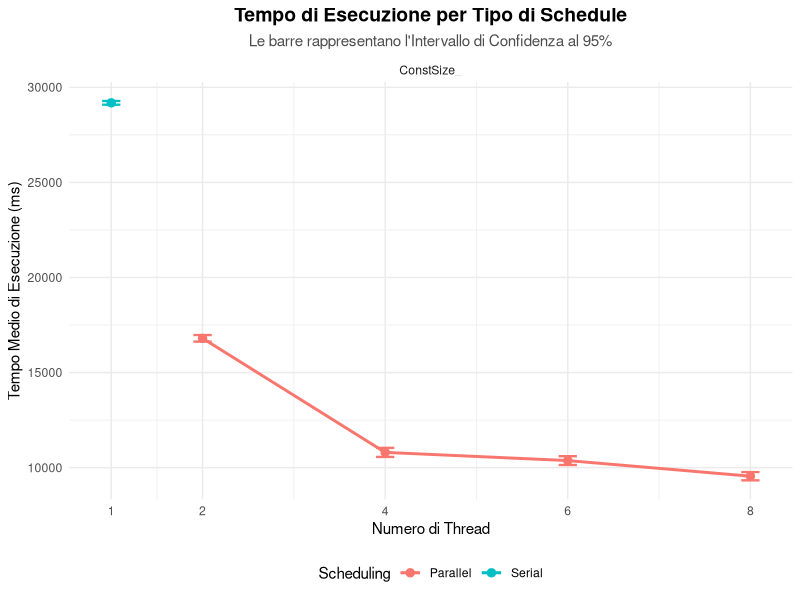
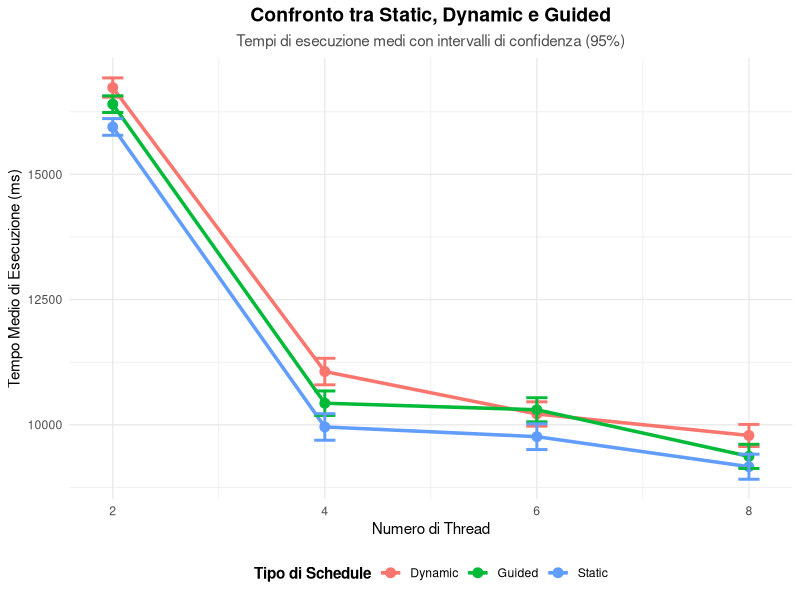

Recreate these plots in R, in order.
## ---- chunk 1
library(tidyverse)
library(dplyr)
library(knitr)
# library(patchwork)

theme_set(theme_minimal())

theme_update(
  plot.title = element_text(face = "bold", hjust = 0.5),
  legend.position = "bottom"
)
## ---- chunk 2
# 1. Lettura e combinazione dei 6 dataset
df_collapse <- read_csv("data/benchmark_results_collapse.csv") %>% mutate(Schedule = "Collapse")
df_dynamic  <- read_csv("data/benchmark_results_dynamic.csv")  %>% mutate(Schedule = "Dynamic")
df_guided   <- read_csv("data/benchmark_results_guided.csv")   %>% mutate(Schedule = "Guided")
df_parallel <- read_csv("data/benchmark_results_parallel.csv") %>% mutate(Schedule = "Parallel")
df_serial   <- read_csv("data/benchmark_results_serial.csv")   %>% mutate(Schedule = "Serial")
df_static   <- read_csv("data/benchmark_results_static.csv")   %>% mutate(Schedule = "Static")

# Uniamo tutto in un unico dataframe
df_parallel_bind <- bind_rows(df_serial, df_parallel)

# 2. Calcolo Statistico: Media, Deviazione Standard, Errore Standard e Intervallo al 95%
df_parallel_stats <- df_parallel_bind %>%
  group_by(Test_Name, Threads, Schedule) %>%
  summarise(
    n = n(),                           # Numero di campioni (iterazioni)
    mean_time = mean(Time_ms),         # Media aritmetica
    sd_time = sd(Time_ms),             # Deviazione Standard
    .groups = 'drop'
  ) %>%
  mutate(
    # L'Errore Standard (SE) = deviazione_standard / radice_quadrata(n)
    se_time = sd_time / sqrt(n),
    
    # Moltiplicatore T di Student per il 95% di confidenza (circa 1.96 per n grandi)
    t_score = qt(0.975, df = n - 1),
    
    # Margine di Errore
    ci_margin = t_score * se_time,
    
    # Calcolo estremo inferiore e superiore della barra
    ci_lower = mean_time - ci_margin,
    ci_upper = mean_time + ci_margin
  )
## ---- chunk 3

## ---- chunk 4
# 3. Creazione del grafico con Barre di Confidenza
ggplot(df_parallel_stats, aes(x = Threads, y = mean_time, color = Schedule, group = Schedule)) +
  # Aggiunta delle linee e dei punti
  geom_line(size = 1) +
  geom_point(size = 2.5) +
  
  # Aggiunta delle barre di errore (Incertezza/Intervallo di Confidenza)
  # width controlla la larghezza delle stanghette orizzontali sulla barra
  geom_errorbar(aes(ymin = ci_lower, ymax = ci_upper), width = 0.2, size = 0.8) +
  
  # Se ci sono test multipli, li separiamo (altrimenti togli questa riga)
  facet_wrap(~ Test_Name, scales = "free_y") +
  
  # Etichette e Stile
  labs(
    title = "Tempo di Esecuzione per Tipo di Schedule",
    subtitle = "Le barre rappresentano l'Intervallo di Confidenza al 95%",
    x = "Numero di Thread",
    y = "Tempo Medio di Esecuzione (ms)",
    color = "Scheduling"
  ) + 
  scale_x_continuous(breaks = unique(df_parallel_stats$Threads)) +
  theme_minimal() +
  theme(
    plot.title = element_text(hjust = 0.5, face = "bold", size = 14),
    plot.subtitle = element_text(hjust = 0.5, size = 11, color = "gray30"),
    legend.position = "bottom"
  )

  df_filtered <- bind_rows(df_dynamic, df_guided, df_static)

# 3. Calcolo di Medie e Intervalli di Confidenza al 95%
df_stats <- df_filtered %>%
  group_by(Test_Name, Threads, Schedule) %>%
  summarise(
    n = n(),                           
    mean_time = mean(Time_ms),         
    sd_time = sd(Time_ms),             
    .groups = 'drop'
  ) %>%
  mutate(
    se_time = sd_time / sqrt(n),           # Errore Standard
    t_score = qt(0.975, df = n - 1),       # T-value per confidenza al 95%
    ci_margin = t_score * se_time,         # Margine di errore
    ci_lower = mean_time - ci_margin,      # Estremo inferiore della barra
    ci_upper = mean_time + ci_margin       # Estremo superiore della barra
  )
## ---- chunk 5

## ---- chunk 6
ggplot(df_stats, aes(x = Threads, y = mean_time, color = Schedule, group = Schedule)) +
  # Disegna le linee e i punti
  geom_line(size = 1.2) +
  geom_point(size = 3) +
  
  # Aggiunge le barre di confidenza al 95%
  geom_errorbar(aes(ymin = ci_lower, ymax = ci_upper), width = 0.2, size = 1) +
  
  # Se i tuoi file contengono test multipli, scommenta la riga seguente per separarli:
  # facet_wrap(~ Test_Name, scales = "free_y") +
  
  # Aggiunta di etichette, titoli e miglioramenti visivi
  labs(
    title = "Confronto tra Static, Dynamic e Guided",
    subtitle = "Tempi di esecuzione medi con intervalli di confidenza (95%)",
    x = "Numero di Thread",
    y = "Tempo Medio di Esecuzione (ms)",
    color = "Tipo di Schedule"
  ) +
  # Forza l'asse X a mostrare numeri interi per i thread
  scale_x_continuous(breaks = unique(df_stats$Threads)) +
  theme_minimal() +
  theme(
    plot.title = element_text(hjust = 0.5, face = "bold", size = 14),
    plot.subtitle = element_text(hjust = 0.5, size = 11, color = "gray30"),
    legend.position = "bottom",
    legend.title = element_text(face = "bold"),
  )
## ---- chunk 7
